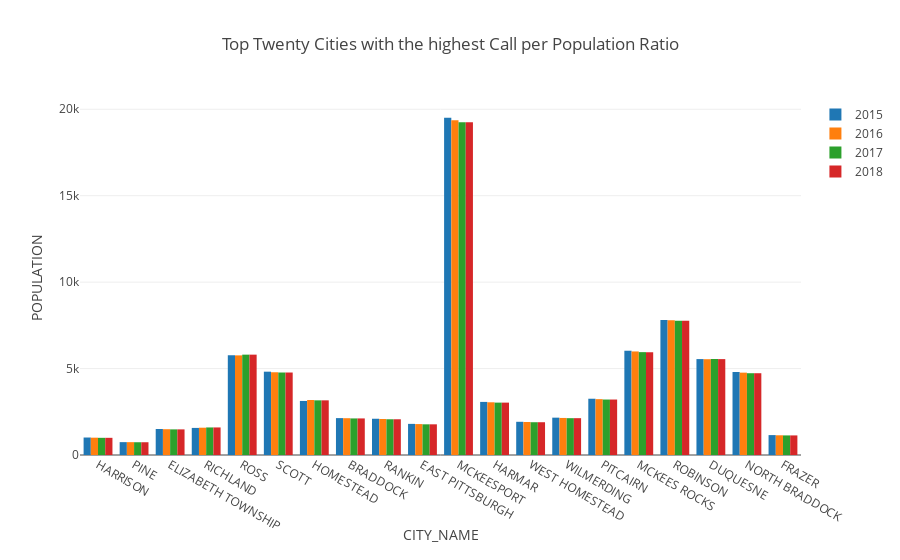

This figure's notebook cell:
### Code cell
fig = bar_plot(Top_20_df,y='POPULATION')
fig.update(generate_labels(title,xlabel,ylabel='POPULATION'))
iplot(fig)

### Figure 1 — Plotly figure (JSON) as saved in the notebook; plotly's stock layout.template omitted (floating-point values rounded to 4 significant figures)
{"data": [{"name": "2015", "type": "bar", "uid": "e8b771d8-4070-464d-a80a-707732302665", "x": ["HARRISON", "PINE", "ELIZABETH TOWNSHIP", "RICHLAND", "ROSS", "SCOTT", "HOMESTEAD", "BRADDOCK", "RANKIN", "EAST PITTSBURGH", "MCKEESPORT", "HARMAR", "WEST HOMESTEAD", "WILMERDING", "PITCAIRN", "MCKEES ROCKS", "ROBINSON", "DUQUESNE", "NORTH BRADDOCK", "FRAZER"], "y": [1011, 744, 1504, 1567, 5774, 4820, 3128, 2134, 2097, 1800, 19509, 3071, 1921, 2160, 3255, 6032, 7808, 5549, 4800, 1151]}, {"name": "2016", "type": "bar", "uid": "64710c1d-9887-47ab-9eac-83d2ba2393d4", "x": ["HARRISON", "PINE", "ELIZABETH TOWNSHIP", "ROSS", "RICHLAND", "SCOTT", "HOMESTEAD", "BRADDOCK", "RANKIN", "EAST PITTSBURGH", "MCKEESPORT", "MCKEES ROCKS", "HARMAR", "PITCAIRN", "WILMERDING", "ROBINSON", "DUQUESNE", "NORTH BRADDOCK", "WEST HOMESTEAD", "FRAZER"], "y": [1002, 743, 1492, 5763, 1579, 4786, 3181, 2129, 2082, 1788, 19369, 5990, 3049, 3231, 2143, 7799, 5542, 4764, 1908, 1141]}, {"name": "2017", "type": "bar", "uid": "51b1a614-2ef9-4a63-a88f-25b6ce22b3af", "x": ["HARRISON", "PINE", "ELIZABETH TOWNSHIP", "ROSS", "RICHLAND", "SCOTT", "BRADDOCK", "HOMESTEAD", "EAST PITTSBURGH", "RANKIN", "HARMAR", "MCKEESPORT", "MCKEES ROCKS", "NORTH BRADDOCK", "ROBINSON", "WEST HOMESTEAD", "WILMERDING", "DUQUESNE", "FRAZER", "PITCAIRN"], "y": [994, 738, 1482, 5805, 1594, 4772, 2116, 3162, 1775, 2067, 3030, 19245, 5950, 4731, 7770, 1896, 2130, 5547, 1133, 3209]}, {"name": "2018", "type": "bar", "uid": "41ba1ecc-7625-4aad-9a51-15513e460b3a", "x": ["HARRISON", "PINE", "ELIZABETH TOWNSHIP", "RICHLAND", "ROSS", "SCOTT", "HOMESTEAD", "BRADDOCK", "EAST PITTSBURGH", "MCKEESPORT", "RANKIN", "MCKEES ROCKS", "HARMAR", "NORTH BRADDOCK", "ROBINSON", "DUQUESNE", "WEST HOMESTEAD", "FRAZER", "WILMERDING", "PITCAIRN"], "y": [994, 738, 1482, 1594, 5805, 4772, 3162, 2116, 1775, 19245, 2067, 5950, 3030, 4731, 7770, 5547, 1896, 1133, 2130, 3209]}], "layout": {"title": {"text": "Top Twenty Cities with the highest Call per Population Ratio"}, "xaxis": {"automargin": true, "title": {"text": "CITY_NAME"}}, "yaxis": {"title": {"text": "POPULATION"}}}}
